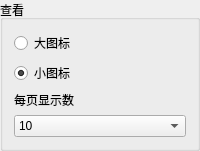
            <widget class="QGroupBox" name="groupBox_5">
             <property name="title">
              <string>查看</string>
             </property>
             <layout class="QVBoxLayout" name="verticalLayout_14">
              <item>
               <widget class="QRadioButton" name="radioButton_big">
                <property name="text">
                 <string>大图标</string>
                </property>
                <attribute name="buttonGroup">
                 <string notr="true">buttonGroup_img</string>
                </attribute>
               </widget>
              </item>
              <item>
               <widget class="QRadioButton" name="radioButton_small">
                <property name="text">
                 <string>小图标</string>
                </property>
                <property name="checked">
                 <bool>true</bool>
                </property>
                <attribute name="buttonGroup">
                 <string notr="true">buttonGroup_img</string>
                </attribute>
               </widget>
              </item>
              <item>
               <widget class="QLabel" name="label_10">
                <property name="text">
                 <string>每页显示数</string>
                </property>
               </widget>
              </item>
              <item>
               <widget class="QComboBox" name="comboBox_size">
                <item>
                 <property name="text">
                  <string>10</string>
                 </property>
                </item>
                <item>
                 <property name="text">
                  <string>20</string>
                 </property>
                </item>
                <item>
                 <property name="text">
                  <string>30</string>
                 </property>
                </item>
                <item>
                 <property name="text">
                  <string>50</string>
                 </property>
                </item>
               </widget>
              </item>
             </layout>
            </widget>
